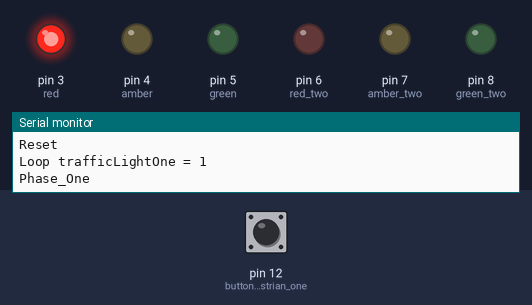
A sketch run on a simulated Arduino Uno, built with avr-gcc and run on an emulated ATmega328P. On the bench: output pins drawn as LEDs (lit = HIGH), the last lines printed to the serial monitor. Inputs (shaded band) come from the test bench; at power-on: pin 12 (button_pedestrian_one) LOW.

Above: at 1.5 s.
At 3.3 s:
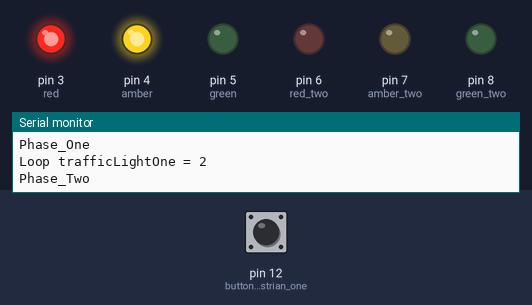
At 5.2 s:
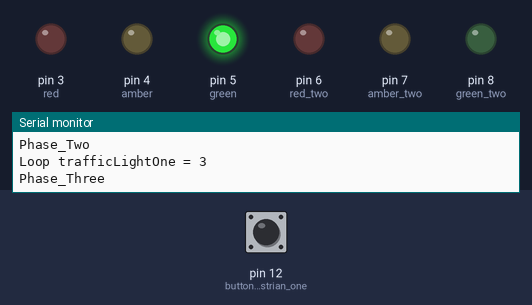
At 7.2 s:
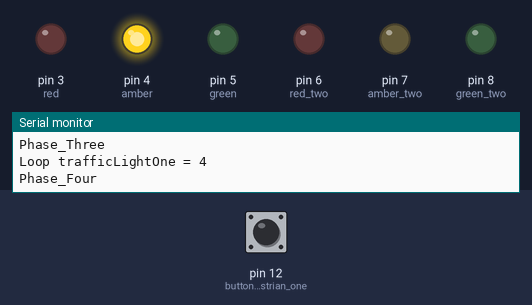
Timing chart, 0 to 10.1 s (numbered marks = the images above):
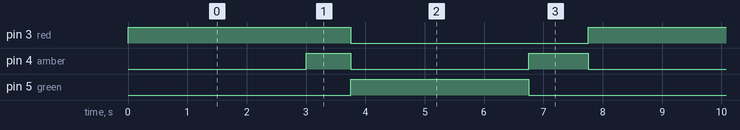

The sketch:

trafficlight-peripherals.ino
```cpp
#define red 3
#define amber 4
#define green 5

#define red_two 6
#define amber_two 7
#define green_two 8

#define red_pedestrian_one 9
#define amber_pedestrian_one 10

#define button_pedestrian_one 12

typedef enum {
    Reset,
    Phase_One,
    Phase_Two,
    Phase_Three,
    Phase_Four
} trafficLightState;

trafficLightState trafficLightOne = Reset;

typedef struct tlPhaseTiming {
   int timePhaseOne;
   int timePhaseTwo;
   int timePhaseThree;
   int timePhaseFour;
} tlPhaseTime;

tlPhaseTime trafficLightOneTime;

void setup() {
  Serial.begin(115200);
  bool button_pressed = LOW;
  // put your setup code here, to run once:
  pinMode(red, OUTPUT);
  pinMode(amber, OUTPUT);
  pinMode(green, OUTPUT);

  pinMode(red_two, OUTPUT);
  pinMode(amber_two, OUTPUT);
  pinMode(green_two, OUTPUT);

  pinMode(red_pedestrian_one, OUTPUT);
  pinMode(amber_pedestrian_one, OUTPUT);

  pinMode(button_pedestrian_one, INPUT);

  digitalWrite(red, LOW);
  digitalWrite(amber, LOW);
  digitalWrite(green, LOW);

  digitalWrite(red_two, LOW);
  digitalWrite(amber_two, LOW);
  digitalWrite(green_two, LOW);

  pinMode(red_pedestrian_one, LOW);
  pinMode(amber_pedestrian_one, LOW);

  // Setup Phase Timings
  trafficLightOneTime.timePhaseOne = 3000;
  trafficLightOneTime.timePhaseTwo = 750;
  trafficLightOneTime.timePhaseThree = 3000;
  trafficLightOneTime.timePhaseFour = 1000;

  // Start once button is pressed
  do {
    button_pressed = digitalRead(button_pedestrian_one);
  } while (button_pressed == !LOW);
}

void loop() {
  // put your main code here, to run repeatedly:
  while (1) {
    Serial.print("Loop trafficLightOne = ");
    Serial.println(trafficLightOne);
    switch (trafficLightOne) {
      case Reset:
        Serial.println("Reset");
        digitalWrite(red, LOW);
        digitalWrite(amber, LOW);
        digitalWrite(green, LOW);
        trafficLightOne = Phase_One;
        break;

      case Phase_One:
        Serial.println("Phase_One");
        digitalWrite(amber, LOW);
        digitalWrite(red, HIGH);
        delay(3000);
        trafficLightOne = Phase_Two;
        break;

      case Phase_Two:
        Serial.println("Phase_Two");
        digitalWrite(amber, HIGH);
        delay(750);
        trafficLightOne = Phase_Three;
        break;

      case Phase_Three:
        Serial.println("Phase_Three");
        digitalWrite(red, LOW);
        digitalWrite(amber, LOW);
        digitalWrite(green, HIGH);
        delay(3000);
        trafficLightOne = Phase_Four;
        break;

      case Phase_Four:
        Serial.println("Phase_Four");
        digitalWrite(green, LOW);
        digitalWrite(amber, HIGH);
        delay(1000);
        trafficLightOne = Phase_One;
        break;

      default:
        break;
    }
  }
}
```

Measured:
- by itself, pin 3 (red): alternates HIGH for 3.8 s and LOW for 4.0 s
- by itself, pin 4 (amber): repeats every 7.8 s: LOW 3.0 s, HIGH 1.0 s, LOW 3.0 s, HIGH 0.75 s
- by itself, pin 5 (green): alternates HIGH for 3.0 s and LOW for 4.8 s
